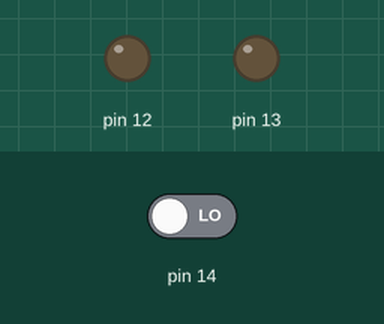
Recording of a program running on a simulated Arduino Uno, built with avr-gcc and run on an emulated ATmega328P. Parts: output pins drawn as LEDs (lit = HIGH). Inputs (shaded band) come from the test bench; at power-on: pin 14 LOW.

Above: at 1.8 s.
1.9 s: pin 14 driven HIGH
At 2.4 s:
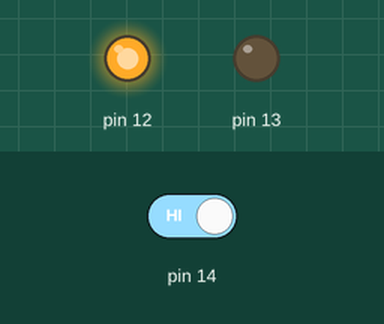
4.0 s: pin 14 driven LOW
At 4.4 s:
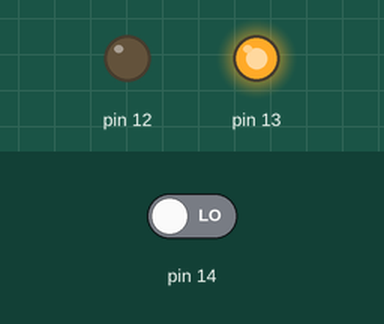
Timing chart, 0 to 7.0 s (numbered marks = the images above; inputs shaded):
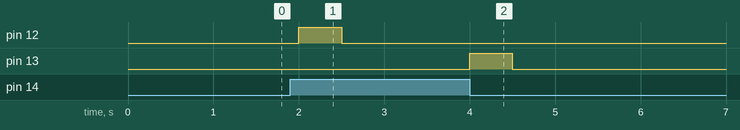

The program:

main.cpp
```cpp
#include <Arduino.h>

bool AppInput=0;                 //Signal from the wifi module
bool TchSnsrInput=0;             //Signal from the touch sensor
bool SwchStatus=0;                //Initial Status of switch
bool Value=0;

void setup()
{
  pinMode(14,INPUT);
  pinMode(12,OUTPUT);
  pinMode(13,OUTPUT);
}

bool CheckTouchSnsr()
{
  if(digitalRead(14)==1)return 1;
  else return 0;
}

bool GetSwitchInp()
{
  return 0;
}

void ActSwitch(int Input)
{
  if(Input==1)
  {
    digitalWrite(12,1);
    digitalWrite(13,0);
    delay(500);
    digitalWrite(12,0);
    digitalWrite(13,0);
  }
  if(Input==-1)
  {
    digitalWrite(12,0);
    digitalWrite(13,1);
    delay(500);
    digitalWrite(12,0);
    digitalWrite(13,0);
  }
  if(Input==0)
  {
    digitalWrite(12,0);
    digitalWrite(13,0);
    delay(500);
    digitalWrite(12,0);
    digitalWrite(13,0);
  }
}

void loop()
{
  AppInput = GetSwitchInp();
  TchSnsrInput = CheckTouchSnsr();
  SwchStatus = AppInput + TchSnsrInput;

  int Signal = SwchStatus - Value;
  ActSwitch(Signal);
  Value = SwchStatus;
}
```

Measured:
- after the input at 1.9 s, pin 12: LOW → HIGH after 0.10 s, → LOW 0.50 s later
- after the input at 4.0 s, pin 13: LOW → HIGH at once, → LOW 0.50 s later
